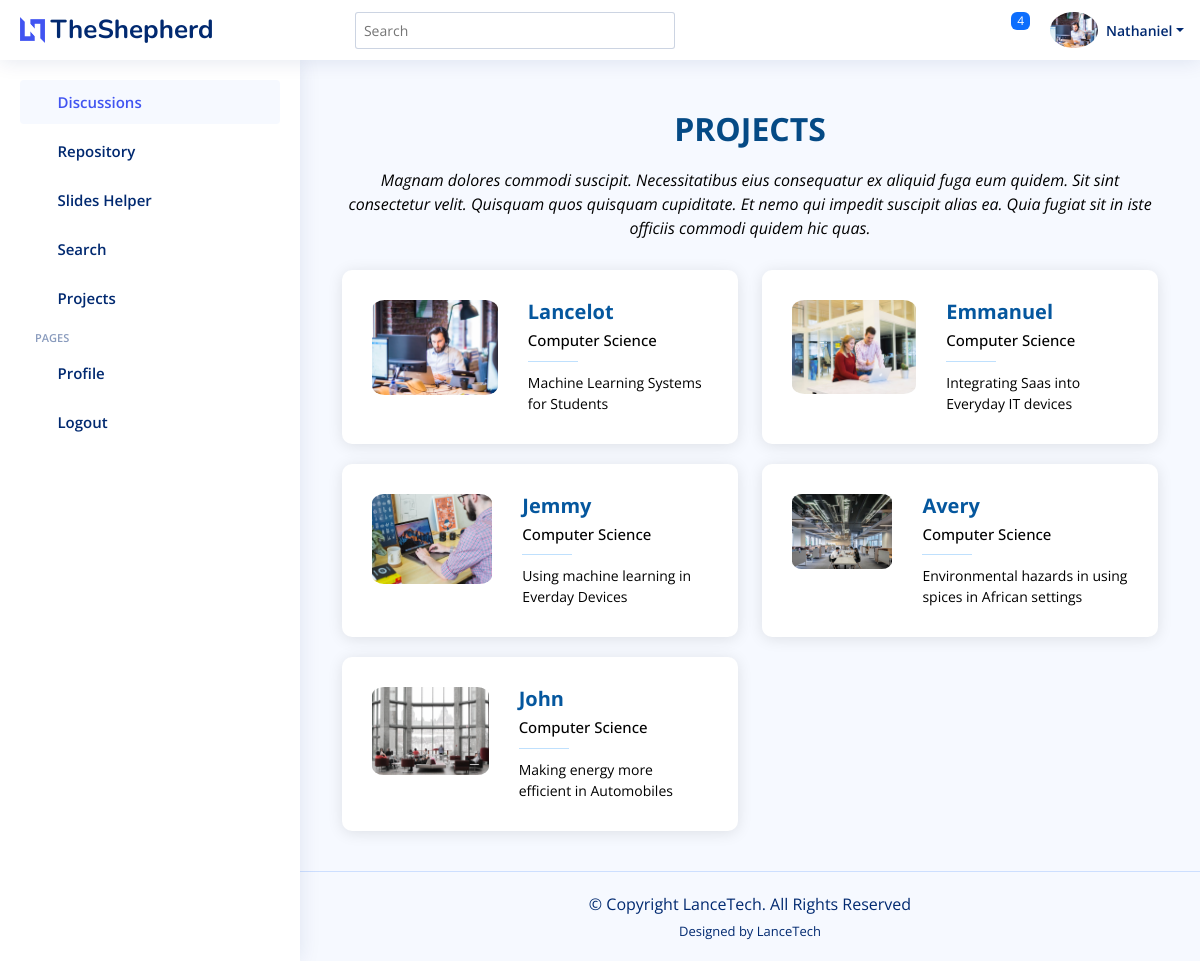
Page /home/ (signed in) on the committed database.
### discussions/models.py (models this page shows, shortened)
class Student(models.Model):
    friend = models.ForeignKey('self', on_delete=models.CASCADE, blank=True, null=True)
    user = models.OneToOneField(User, on_delete=models.CASCADE)
    phone = models.CharField(max_length=10, default='0548932933', blank=True)
    school = models.CharField(max_length=60, default='KNUST', blank=True)
    course = models.CharField(max_length=60, default='Computer Science', blank=True)
    back_img = models.ImageField(blank=True, upload_to="images/profiles", default='images/profiles/testimonial-1_wBDCxRj.jpg')

### home/models.py (models this page shows, shortened)
class Project(models.Model):
    owner = models.ForeignKey(Student, on_delete=models.CASCADE)
    supervisor = models.ForeignKey(Supervisor, on_delete=models.CASCADE)
    topic = models.CharField(max_length=120)
    description = models.CharField(max_length=2048, default='Description')
    research_area = models.CharField(max_length=60)
    pub_date = models.DateTimeField(blank=True, null=True, default=timezone.now())
    rating = models.FloatField(blank=True, null=True, default=4.3)
    back_img = models.ImageField(blank=True, upload_to="images/backs", null=True, default='assets/img/user.png')

### home/views.py (the view)
# urls.py: path("", views.IndexView.as_view(), name="index"),
class IndexView(generic.ListView):
    template_name = "home/index.html"
    context_object_name = "projects"
    model = Project
    def get_queryset(self):
        return Project.objects.all()
    def get_context_data(self, **kwargs: Any) -> Dict[str, Any]:
        context = super(IndexView, self).get_context_data(**kwargs)
        context['files'] = File.objects.filter(owner_id=self.request.user.id)
        context['student'] = Student.objects.filter(user=self.request.user)[0]
        context['latest'] = Discussion.objects.filter(pub_date__lte=timezone.now()).order_by("-pub_date")[:5]
        context['requests'] = Request.objects.all()[:5]
        return context

### home/templates/home/index.html (shortened to what this page needs)
<!DOCTYPE html>
<html lang="en">
<head>
  {% load static %}
  <link href="{% static 'assets/vendor/bootstrap/css/bootstrap.min.css' %}" rel="stylesheet">
  <link href="{% static 'assets/vendor/bootstrap-icons/bootstrap-icons.css' %}" rel="stylesheet">
  <link href="{% static 'assets/vendor/boxicons/css/boxicons.min.css' %}" rel="stylesheet">
  <link href="{% static 'assets/vendor/quill/quill.snow.css' %}" rel="stylesheet">
  <link href="{% static 'assets/vendor/quill/quill.bubble.css' %}" rel="stylesheet">
  <link href="{% static 'assets/vendor/remixicon/remixicon.css' %}" rel="stylesheet">
  <link href="{% static 'assets/vendor/simple-datatables/style.css' %}" rel="stylesheet">
  <link href="{% static 'assets/css/style.css' %}" rel="stylesheet">
  <link href="{% static 'assets/css/main.css' %}" rel="stylesheet">
  <link href="{% static 'home/assets/css/mystyle.css' %}" rel="stylesheet">
</head>
<body>
  <header id="header" class="header fixed-top d-flex align-items-center">
    <div class="d-flex align-items-center justify-content-between">
      <a href="{% url 'discussions:index' %}" class="logo d-flex align-items-center">
        <img src="{% static 'assets/img/logo.png' %}" alt="">
        <span class="d-none d-lg-block">TheShepherd</span>
      </a>
      <i class="bi bi-list toggle-sidebar-btn"></i>
    </div>
    <div class="search-bar">
      <form class="search-form d-flex align-items-center" method="POST" action="#">
        <input type="text" name="query" placeholder="Search" title="Enter search keyword">
        <button type="submit" title="Search"><i class="bi bi-search"></i></button>
      </form>
    </div>
    <nav class="header-nav ms-auto">
      <ul class="d-flex align-items-center">
        {% if not user.is_authenticated %}
        <li class="nav-item">
          <a class="nav-link collapsed" href="{% url 'accounts:signup' %}">
            <i class="bi bi-card-list"></i>
            <span>Register</span>
          </a>
        </li>
        <li class="nav-item">
          <a class="nav-link collapsed" href="{% url 'login' %}">
            <i class="bi bi-box-arrow-in-right"></i>
            <span>Login</span>
          </a>
        </li>
        {% else %}
        <li class="nav-item dropdown">
          <a class="nav-link nav-icon" href="#" data-bs-toggle="dropdown">
            <i class="bi bi-bell"></i>
            <span class="badge bg-primary badge-number">4</span>
          </a>
        </li>
        <li class="nav-item dropdown pe-3">
          <a class="nav-link nav-profile d-flex align-items-center pe-0" href="#" data-bs-toggle="dropdown">
            <img src="{% static student.back_img.url %}" alt="Profile" class="rounded-circle">
            <span class="d-none d-md-block dropdown-toggle ps-2">{{ student.user.username }}</span>
          </a>
        </li>
        {% endif %}
      </ul>
    </nav>
  </header>
  <aside id="sidebar" class="sidebar">
    <ul class="sidebar-nav" id="sidebar-nav">
      <li class="nav-item">
        <a class="nav-link " href="{% url 'discussions:index' %}">
          <i class="bi bi-grid"></i>
          <span>Discussions</span>
        </a>
      </li>
      <li class="nav-item">
        <a class="nav-link collapsed"  href="{% url 'repository:repository' %}">
          <i class="bi bi-menu-button-wide"></i><span>Repository</span>
        </a>
      </li>
      <li class="nav-item">
        <a class="nav-link collapsed" href="{% url 'sliders:sliders' %}">
          <i class="bi bi-journal-text"></i><span>Slides Helper</span>
        </a>
      </li>
      <li class="nav-item">
        <a class="nav-link collapsed" href="{% url 'search:search' %}">
          <i class="bi bi-layout-text-window-reverse"></i><span>Search</span>
        </a>
      </li>
      <li class="nav-item">
        <a class="nav-link collapsed" href="#">
          <i class="bi bi-gem"></i><span>Projects</span>
        </a>
      </li>
      <li class="nav-heading">Pages</li>
      <li class="nav-item">
        <a class="nav-link collapsed" href="{% url 'accounts:profile' student.id %}">
          <i class="bi bi-person"></i>
          <span>Profile</span>
        </a>
      </li>
      <li class="nav-item">
        <a class="nav-link collapsed" href="{% url 'accounts:logout' %}">
          <i class="bi bi-box-arrow-in-left"></i>
          <span>Logout</span>
        </a>
      </li>
    </ul>
  </aside>
  <main id="main" class="main">
    <section id="team" class="team section-bg">
      <div class="container" data-aos="fade-up">
        <div class="section-title">
          <h2>Projects</h2>
          <p>Magnam dolores commodi suscipit. Necessitatibus eius consequatur ex aliquid fuga eum quidem. Sit sint consectetur velit. Quisquam quos quisquam cupiditate. Et nemo qui impedit suscipit alias ea. Quia fugiat sit in iste officiis commodi quidem hic quas.</p>
        </div>
        <div class="row">
          {% for project in projects %}
          <div class="col-lg-6" data-aos="fade-up" data-aos-delay="100">
            <div class="member d-flex align-items-start">
              <div class="pic"><img src="{% static project.back_img.url %}" class="img-fluid" alt=""></div>
              <div class="member-info">
                <h4><a href="{% url 'home:project' project.id %}">{{ project.owner.user.username }}</a></h4>
                <span>{{ project.owner.course }}</span>
                <p>{{ project.topic }}</p>
              </div>
            </div>
          </div>
          {% endfor %}
        </div>
      </div>
    </section>
  </main>
  <footer id="footer" class="footer">
    <div class="copyright">
      &copy; Copyright <strong><span>LanceTech</span></strong>. All Rights Reserved
    </div>
    <div class="credits">
      Designed by <a href="https://LanceTech.com/">LanceTech</a>
    </div>
  </footer>
</body>
</html>

### static/assets/css/style.css (style rules this page uses)
:root { scroll-behavior: smooth; }
body { font-family: "Open Sans", sans-serif; background: #f6f9ff; color: #444444; }
a { color: #4154f1; text-decoration: none; }
h1, h2, h3, h4, h5, h6 { font-family: "Nunito", sans-serif; }
#main { margin-top: 60px; padding: 20px 30px; transition: all 0.3s; }
.logo { line-height: 1; }
@media (min-width: 1200px) { .logo { width: 280px; } }
.logo img { max-height: 26px; margin-right: 6px; }
.logo span { font-size: 26px; font-weight: 700; color: #012970; font-family: "Nunito", sans-serif; }
.header { transition: all 0.5s; z-index: 997; height: 60px; box-shadow: 0px 2px 20px rgba(1, 41, 112, 0.1); background-color: #fff; padding-left: 20px; }
.header .toggle-sidebar-btn { font-size: 32px; padding-left: 10px; cursor: pointer; color: #012970; }
.header .search-bar { min-width: 360px; padding: 0 20px; }
.header .search-form { width: 100%; }
.header .search-form input { border: 0; font-size: 14px; color: #012970; border: 1px solid rgba(1, 41, 112, 0.2); padding: 7px 38px 7px 8px; border-radius: 3px; transition: 0.3s; width: 100%; }
.header .search-form button { border: 0; padding: 0; margin-left: -30px; background: none; }
.header .search-form button i { color: #012970; }
.header-nav ul { list-style: none; }
.header-nav>ul { margin: 0; padding: 0; }
.header-nav .nav-icon { font-size: 22px; color: #012970; margin-right: 25px; position: relative; }
.header-nav .nav-profile { color: #012970; }
.header-nav .nav-profile img { max-height: 36px; }
.header-nav .nav-profile span { font-size: 14px; font-weight: 600; }
.header-nav .badge-number { position: absolute; inset: -2px -5px auto auto; font-weight: normal; font-size: 12px; padding: 3px 6px; }
.sidebar { position: fixed; top: 60px; left: 0; bottom: 0; width: 300px; z-index: 996; transition: all 0.3s; padding: 20px; overflow-y: auto; scrollbar-width: thin; scrollbar-color: #aab7cf transparent; box-shadow: 0px 0px 20px rgba(1, 41, 112, 0.1); background-color: #fff; }
@media (min-width: 1200px) { #main, #footer { margin-left: 300px; } }
.sidebar-nav { padding: 0; margin: 0; list-style: none; }
.sidebar-nav li { padding: 0; margin: 0; list-style: none; }
.sidebar-nav .nav-item { margin-bottom: 5px; }
.sidebar-nav .nav-heading { font-size: 11px; text-transform: uppercase; color: #899bbd; font-weight: 600; margin: 10px 0 5px 15px; }
.sidebar-nav .nav-link { display: flex; align-items: center; font-size: 15px; font-weight: 600; color: #4154f1; transition: 0.3; background: #f6f9ff; padding: 10px 15px; border-radius: 4px; }
.sidebar-nav .nav-link i { font-size: 16px; margin-right: 10px; color: #4154f1; }
.sidebar-nav .nav-link.collapsed { color: #012970; background: #fff; }
.sidebar-nav .nav-link.collapsed i { color: #899bbd; }
.footer { padding: 20px 0; font-size: 14px; transition: all 0.3s; border-top: 1px solid #cddfff; }
.footer .copyright { text-align: center; color: #012970; }
.footer .credits { padding-top: 5px; text-align: center; font-size: 13px; color: #012970; }

### static/assets/css/main.css (style rules this page uses)
:root { scroll-behavior: smooth; }
body { color: rgba(var(--color-primary-rgb), 1); }
a { color: var(--color-links); text-decoration: none; }
h1, h2, h3, h4, h5, h6 { font-family: var(--font-primary); }
#main { margin-top: 90px; }
.footer { overflow: hidden; background: rgba(var(--color-black-rgb), 0.9); font-size: 16px; color: rgba(var(--color-white-rgb), 0.7); }
.footer .copyright strong { font-weight: 400; }
.footer .credits { padding-top: 6px; font-size: 13px; }
.footer .credits a { color: var(--color-white); }

### rows in the picture
Student: back_img (picture), user.username "Nathaniel"
Project: back_img (picture), owner.user.username "Lancelot", owner.course "Computer Science", topic "Machine Learning Systems for Students"
Project: back_img (picture), owner.user.username "Emmanuel", owner.course "Computer Science", topic "Integrating Saas into Everyday IT devices"
Project: back_img (picture), owner.user.username "Jemmy", owner.course "Computer Science", topic "Using machine learning in Everday Devices"
Project: back_img (picture), owner.user.username "Avery", owner.course "Computer Science", topic "Environmental hazards in using spices in African settings"
Project: back_img (picture), owner.user.username "John", owner.course "Computer Science", topic "Making energy more efficient in Automobiles"
